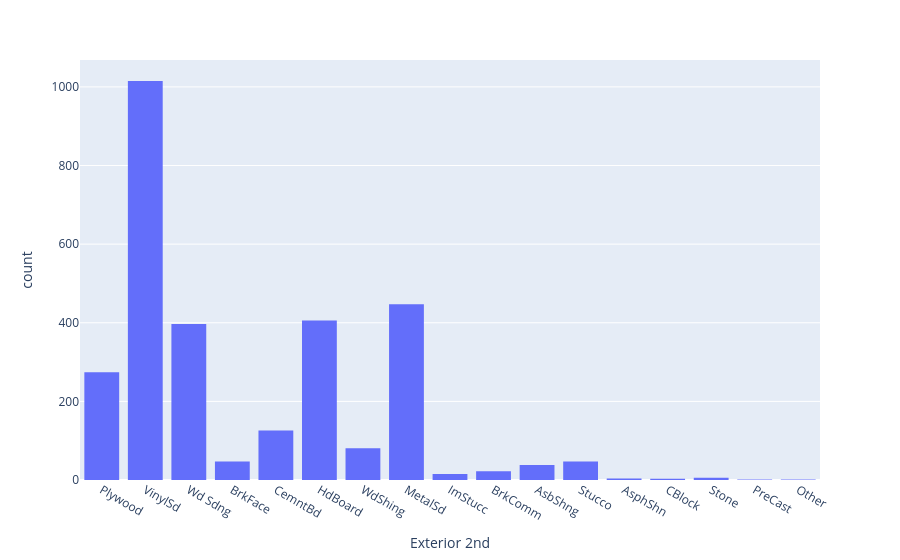

The code cell stored with this chart in its notebook:
### Code cell
fig = px.histogram(df, x='Exterior 2nd')
fig.show()

### Figure 1 — Plotly figure (JSON) as saved in the notebook; plotly's stock layout.template omitted (floating-point values rounded to 4 significant figures; data arrays with more than 128 entries replaced by an {"elided": "..."} marker saying what was removed)
{"data": [{"alignmentgroup": "True", "bingroup": "x", "hovertemplate": "Exterior 2nd=%{x}<br>count=%{y}<extra></extra>", "legendgroup": "", "marker": {"color": "#636efa", "pattern": {"shape": ""}}, "name": "", "offsetgroup": "", "orientation": "v", "showlegend": false, "type": "histogram", "x": {"elided": "2930 str values"}, "xaxis": "x", "yaxis": "y"}], "layout": {"barmode": "relative", "legend": {"tracegroupgap": 0}, "margin": {"t": 60}, "xaxis": {"anchor": "y", "domain": [0, 1], "title": {"text": "Exterior 2nd"}}, "yaxis": {"anchor": "x", "domain": [0, 1], "title": {"text": "count"}}}}
